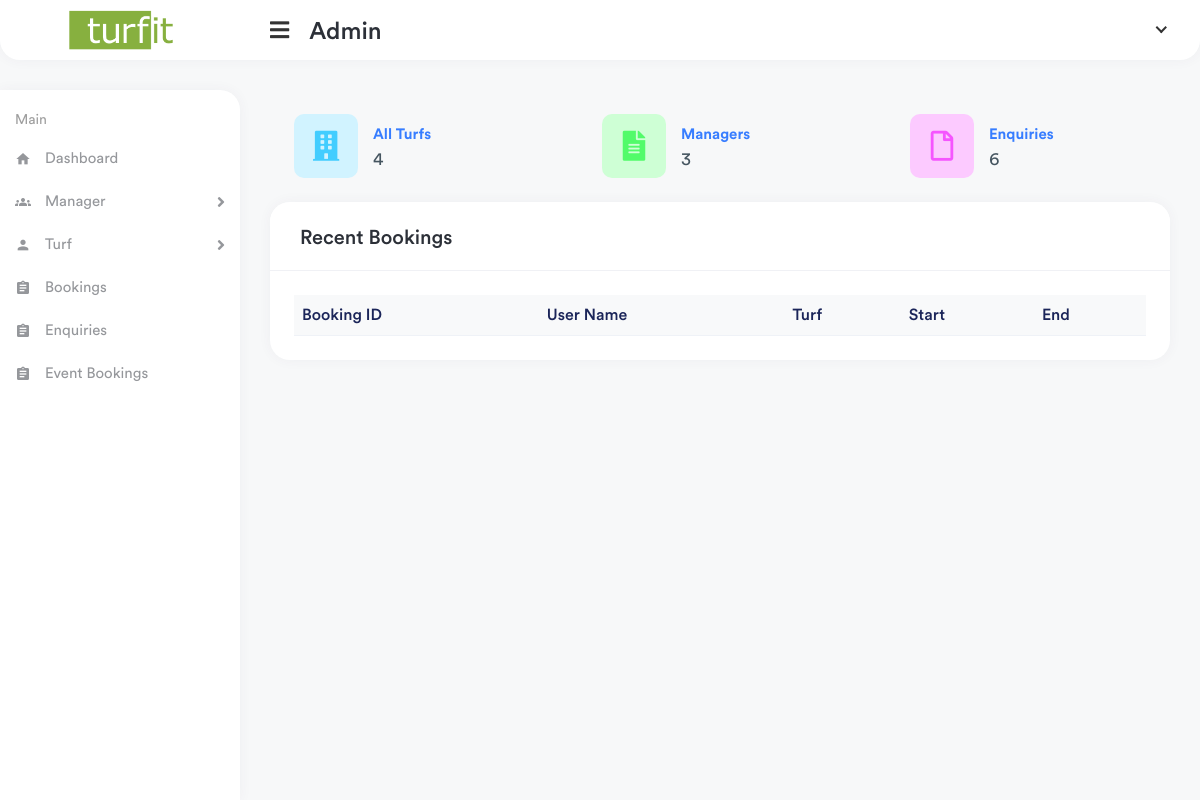
The page /app1/home on the database as committed earlier.
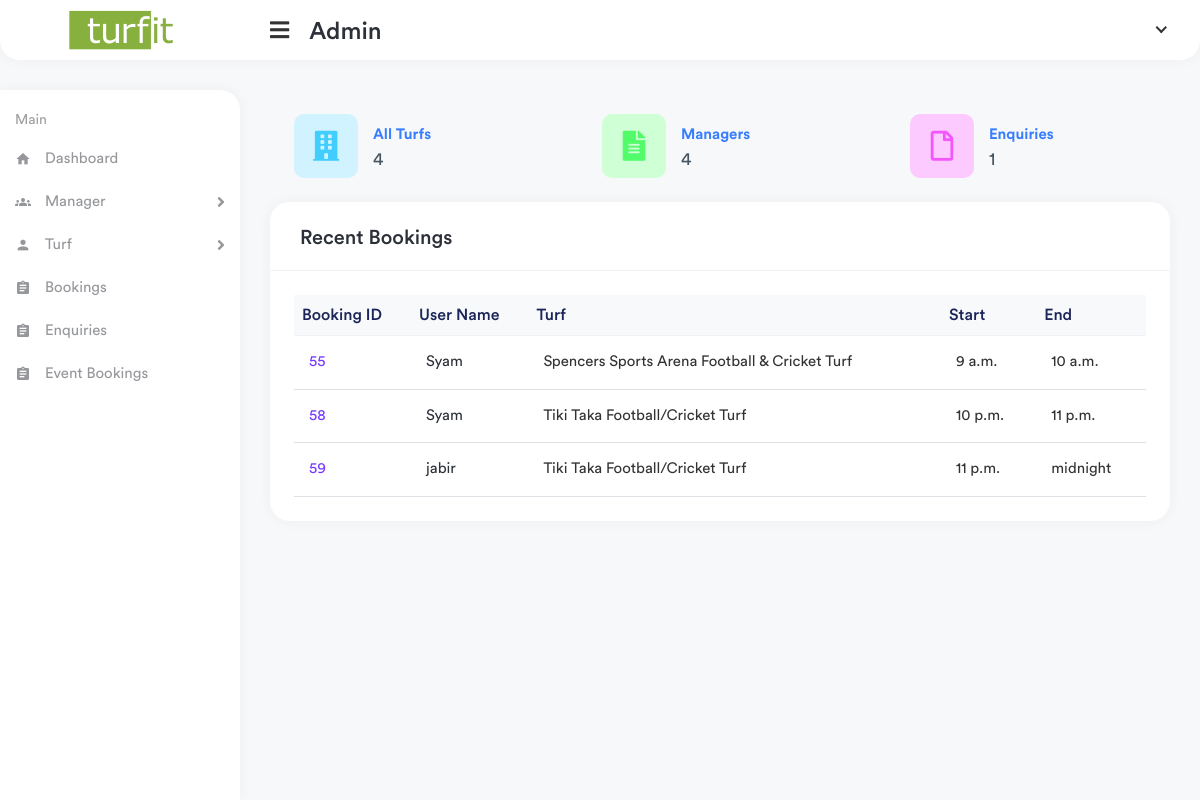
The same page on the database as committed later.
### manager/models.py (models this page shows, shortened)
class TimeSlot(models.Model):
    turf = models.ForeignKey(Turf,on_delete=models.CASCADE,null=True)
    manager = models.ForeignKey(TurfManager,on_delete=models.CASCADE,null=True)
    start_time = models.TimeField()
    end_time = models.TimeField()
    is_booked = models.BooleanField(default=True)
    status = models.IntegerField(default=0)
    turf_user = models.ForeignKey(TurfUser,on_delete=models.CASCADE,null=True)
    price = models.CharField(max_length=100)
    date_for_book = models.DateField()

class Turf(models.Model):
    manager = models.ForeignKey(TurfManager, on_delete=models.CASCADE, null=True)
    turf_name = models.CharField(max_length=100)
    turf_place = models.CharField(max_length=100)
    phone = models.CharField(max_length=100)
    turf_image = models.ImageField( upload_to="image/testimagemodel/")

### website/models.py (models this page shows, shortened)
class TurfUser(models.Model):
    user = models.OneToOneField(User,on_delete=models.CASCADE)
    name = models.CharField(max_length=100)
    phone = models.CharField(max_length=100)
    email = models.EmailField()

### app1/views.py (the view)
# urls.py: path('home',views.home,name="home"),
def home(request):
    bookings = TimeSlot.objects.filter(status=1).all()
    all_turfs = Turf.objects.filter().count()
    all_managers = TurfManager.objects.filter().count()
    all_enquiries = Contact.objects.filter().count()
    context = {
        'bookings' : bookings,
        'all_turfs' : all_turfs,
        'all_managers' : all_managers,
        'all_enquiries' : all_enquiries
    }
    return render(request,'app1/index.html',context)

### templates/app1/index.html (shortened to what this page needs)
{% extends 'app1/partials/base.html' %}
{% load static %}
{% block content %}
        <div class="page-wrapper">
            <div class="content container-fluid">
                <div class="row">
                    <div class="col-xl-4 col-sm-6 col-12">
                        <div class="card1">
                            <a href=""><div class="card-body">
                                <div class="dash-widget-header">
                                    <span class="dash-widget-icon bg-2">
                                        <i class="fa fa-building"></i>
                                    </span>
                                    <div class="dash-count">
                                        <div class="dash-title"><a href="{% url 'main_admin:view_turf' %}">All Turfs</a></div>
                                        <div class="dash-counts">
                                            <p>{{all_turfs}}</p>
                                        </div>
                                    </div>
                                </div>
                            </div></a>
                        </div>
                    </div>
                    <div class="col-xl-4 col-sm-6 col-12">
                        <div class="card2">
                            <a href=""><div class="card-body">
                                <div class="dash-widget-header">
                                    <span class="dash-widget-icon bg-3">
                                        <i class="fas fa-file-alt"></i>
                                    </span>
                                    <div class="dash-count">
                                        <div class="dash-title"><a href="{% url 'main_admin:view_manager' %}">Managers</a></div>
                                        <div class="dash-counts">
                                            <p>{{all_managers}}</p>
                                        </div>
                                    </div>
                                </div>
                                </div></a>
                        </div>
                    </div>
                    <div class="col-xl-4 col-sm-6 col-12">
                        <div class="card3">
                            <a href=""><div class="card-body">
                                <div class="dash-widget-header">
                                    <span class="dash-widget-icon bg-4">
                                        <i class="far fa-file"></i>
                                    </span>
                                    <div class="dash-count">
                                        <div class="dash-title"><a href="{% url 'main_admin:enquiries' %}">Enquiries</a></div>
                                        <div class="dash-counts">
                                            <p>{{all_enquiries}}</p>
                                        </div>
                                    </div>
                                </div>
                               </div></a>
                        </div>
                    </div>
                </div>
                <div class="row">
                    <div class="col-md-12 col-sm-12">
                        <div class="card">
                            <div class="card-header">
                                <div class="row">
                                    <div class="col">
                                        <h5 class="card-title">Recent Bookings</h5>
                                    </div>
                                </div>
                            </div>
                            <div class="card-body">
                                <div class="table-responsive">
                                    <table class="table table-stripped table-hover datatable">
                                        <thead class="thead-light">
                                            <tr>
                                                <th>Booking ID</th>
                                                <th>User Name</th>
                                                <th>Turf</th>
                                                <th>Start</th>
                                                <th>End</th>
                                            </tr>
                                        </thead>
                                        <tbody>
                                            {% for book in bookings %}
                                            <tr>
                                                <td  > <a href="#" class="invoice-link">{{ book.id }}</a> </td>
                                                <td>
                                                    <h2 class="table-avatar">
                                                        {{ book.turf_user.name }}
                                                    </h2>
                                                </td>
                                                <td>{{ book.turf.turf_name }}</td>
                                                <td>{{ book.start_time }}</td>
                                                <td>{{ book.end_time }}</td>
                                            </tr>
                                            {% endfor %}
                                        </tbody>
                                    </table>
                                </div>
                            </div>
                        </div>
                    </div>
                </div>
            </div>
        </div>
   {% endblock %}

### templates/app1/partials/base.html (shortened to what this page needs)
{% load static %}
<!DOCTYPE html>
<html lang="en">
<head>
    <link rel="stylesheet" href="{% static 'css/bootstrap.min.css' %}">
    <link rel="stylesheet" href="{% static 'plugins/fontawesome/css/fontawesome.min.css' %}">
    <link rel="stylesheet" href="{% static 'plugins/fontawesome/css/all.min.css' %}">
    <link rel="stylesheet" href="{% static 'css/style.css' %}">
</head>
<body class="nk-body bg-lighter npc-default has-sidebar no-touch nk-nio-theme">
    <div class="main-wrapper">
        {% include 'app1/partials/header.html' %}
        {% include 'app1/partials/sidebar.html' %}
        {% block content %}
        {% endblock %}
    </div>
</body>
</html>

### templates/app1/partials/header.html (shortened to what this page needs)
{% load static %}
<div class="header header-one">
    <div class="header-left header-left-one">
        <a href="{% url 'main_admin:home' %}" class="logo">
            <img src="{% static 'img/Turfit-logo.png' %}" alt="Logo">
        </a>
    </div>
    <a href="javascript:void(0);" id="toggle_btn">
        <i class="fas fa-bars"></i>
        <h4 style="padding-top: 13px;padding-left: 20px;">Admin</h4>
    </a>
    <ul class="nav nav-tabs user-menu">
        <li class="nav-item dropdown has-arrow main-drop">
            <a href="#" class="dropdown-toggle nav-link" data-bs-toggle="dropdown">
            </a>
        </li>
    </ul>
</div>

### templates/app1/partials/sidebar.html (shortened to what this page needs)
{% load static %}
<div class="sidebar" id="sidebar">
    <div class="sidebar-inner slimscroll">
        <div id="sidebar-menu" class="sidebar-menu">
            <ul>
                <li class="menu-title"><span>Main</span></li>
                <li {% if is_home %} class="active"{% endif %}>
                    <a href="{% url 'main_admin:home' %}"> <i class="material-icons">home</i><span>Dashboard</span></a>
                </li>
                <li {% if is_franchisees %} class="submenu active"{% endif %}>
                    <a href="#"><i class="material-icons">groups</i><span>Manager</span> <span
                            class="menu-arrow"></span></a>
                </li>
                <li {% if is_users %} class="submenu active"{% endif %}>
                    <a href="{% url 'main_admin:view_turf' %}"><i class="material-icons">person</i><span> Turf</span> <span
                            class="menu-arrow"></span></a>
                </li>
                <li {% if is_sitereport %} class="active" {% endif %}>
                    <a href="{% url 'main_admin:bookings' %}"><i class="material-icons">assignment</i> <span>Bookings</span></a>
                </li>
                <li {% if is_sitereport %} class="active" {% endif %}>
                    <a href="{% url 'main_admin:enquiries' %}"><i class="material-icons">assignment</i> <span>Enquiries</span></a>
                </li>
                <li {% if is_sitereport %} class="active" {% endif %}>
                    <a href="{% url 'main_admin:event_bookings' %}"><i class="material-icons">assignment</i> <span>Event Bookings</span></a>
                </li>
            </ul>
        </div>
    </div>
</div>

Rows that differ between the two databases and show on the page:
added TimeSlot: id "55", turf_user.name "Syam", turf.turf_name "Spencers Sports Arena Football & Cricket Turf", start_time "9 a.m.", end_time "10 a.m."
added TimeSlot: id "58", turf_user.name "Syam", turf.turf_name "Tiki Taka Football/Cricket Turf", start_time "10 p.m.", end_time "11 p.m."
added TimeSlot: id "59", turf_user.name "jabir", turf.turf_name "Tiki Taka Football/Cricket Turf", start_time "11 p.m.", end_time "midnight"
Other text that changed with them:
{{ all_managers }}: "3" → "4"
{{ all_enquiries }}: "6" → "1"
